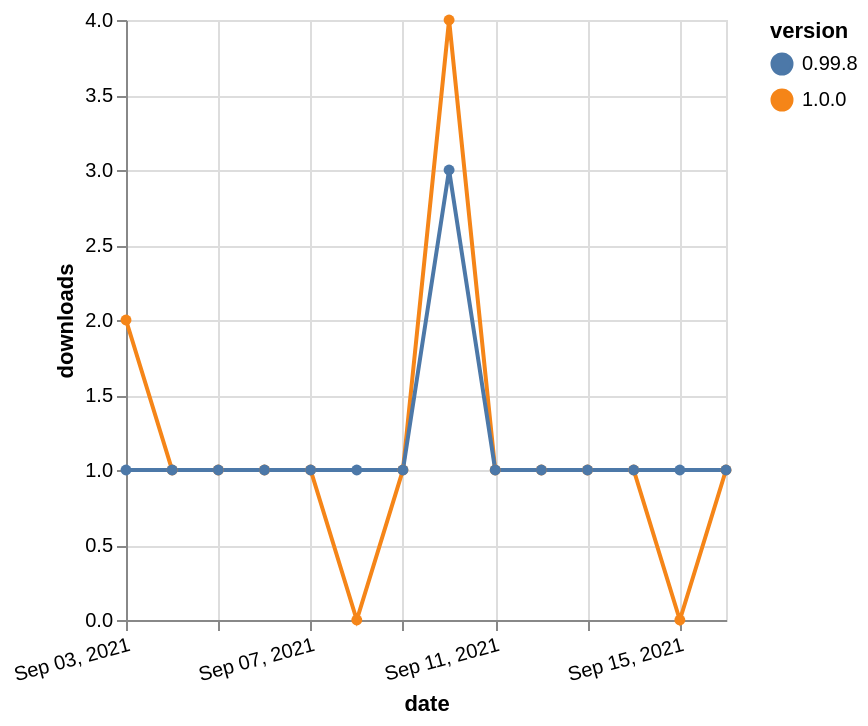

Specify this chart in Vega-Lite:
### Vega-Lite specification from a JSON file in a GitHub repository (floating-point values rounded to 4 significant figures)
{"$schema": "https://vega.github.io/schema/vega-lite/v5.json", "description": "A simple bar chart with embedded data.", "data": {"values": [{"date": "2021-09-03", "total": 118, "delta": 2, "version": "1.0.0"}, {"date": "2021-09-04", "total": 119, "delta": 1, "version": "1.0.0"}, {"date": "2021-09-05", "total": 120, "delta": 1, "version": "1.0.0"}, {"date": "2021-09-06", "total": 121, "delta": 1, "version": "1.0.0"}, {"date": "2021-09-07", "total": 122, "delta": 1, "version": "1.0.0"}, {"date": "2021-09-08", "total": 122, "delta": 0, "version": "1.0.0"}, {"date": "2021-09-09", "total": 123, "delta": 1, "version": "1.0.0"}, {"date": "2021-09-10", "total": 127, "delta": 4, "version": "1.0.0"}, {"date": "2021-09-11", "total": 128, "delta": 1, "version": "1.0.0"}, {"date": "2021-09-12", "total": 129, "delta": 1, "version": "1.0.0"}, {"date": "2021-09-13", "total": 130, "delta": 1, "version": "1.0.0"}, {"date": "2021-09-14", "total": 131, "delta": 1, "version": "1.0.0"}, {"date": "2021-09-15", "total": 131, "delta": 0, "version": "1.0.0"}, {"date": "2021-09-16", "total": 132, "delta": 1, "version": "1.0.0"}, {"date": "2021-09-03", "total": 160, "delta": 1, "version": "0.99.8"}, {"date": "2021-09-04", "total": 161, "delta": 1, "version": "0.99.8"}, {"date": "2021-09-05", "total": 162, "delta": 1, "version": "0.99.8"}, {"date": "2021-09-06", "total": 163, "delta": 1, "version": "0.99.8"}, {"date": "2021-09-07", "total": 164, "delta": 1, "version": "0.99.8"}, {"date": "2021-09-08", "total": 165, "delta": 1, "version": "0.99.8"}, {"date": "2021-09-09", "total": 166, "delta": 1, "version": "0.99.8"}, {"date": "2021-09-10", "total": 169, "delta": 3, "version": "0.99.8"}, {"date": "2021-09-11", "total": 170, "delta": 1, "version": "0.99.8"}, {"date": "2021-09-12", "total": 171, "delta": 1, "version": "0.99.8"}, {"date": "2021-09-13", "total": 172, "delta": 1, "version": "0.99.8"}, {"date": "2021-09-14", "total": 173, "delta": 1, "version": "0.99.8"}, {"date": "2021-09-15", "total": 174, "delta": 1, "version": "0.99.8"}, {"date": "2021-09-16", "total": 175, "delta": 1, "version": "0.99.8"}]}, "width": "container", "mark": {"type": "line", "point": {"filled": true}}, "encoding": {"x": {"field": "date", "type": "temporal", "timeUnit": "yearmonthdate", "title": "date", "axis": {"labelAngle": -15}}, "y": {"field": "delta", "type": "quantitative", "title": "downloads"}, "color": {"field": "version", "type": "nominal"}, "tooltip": {"field": "delta"}}}
